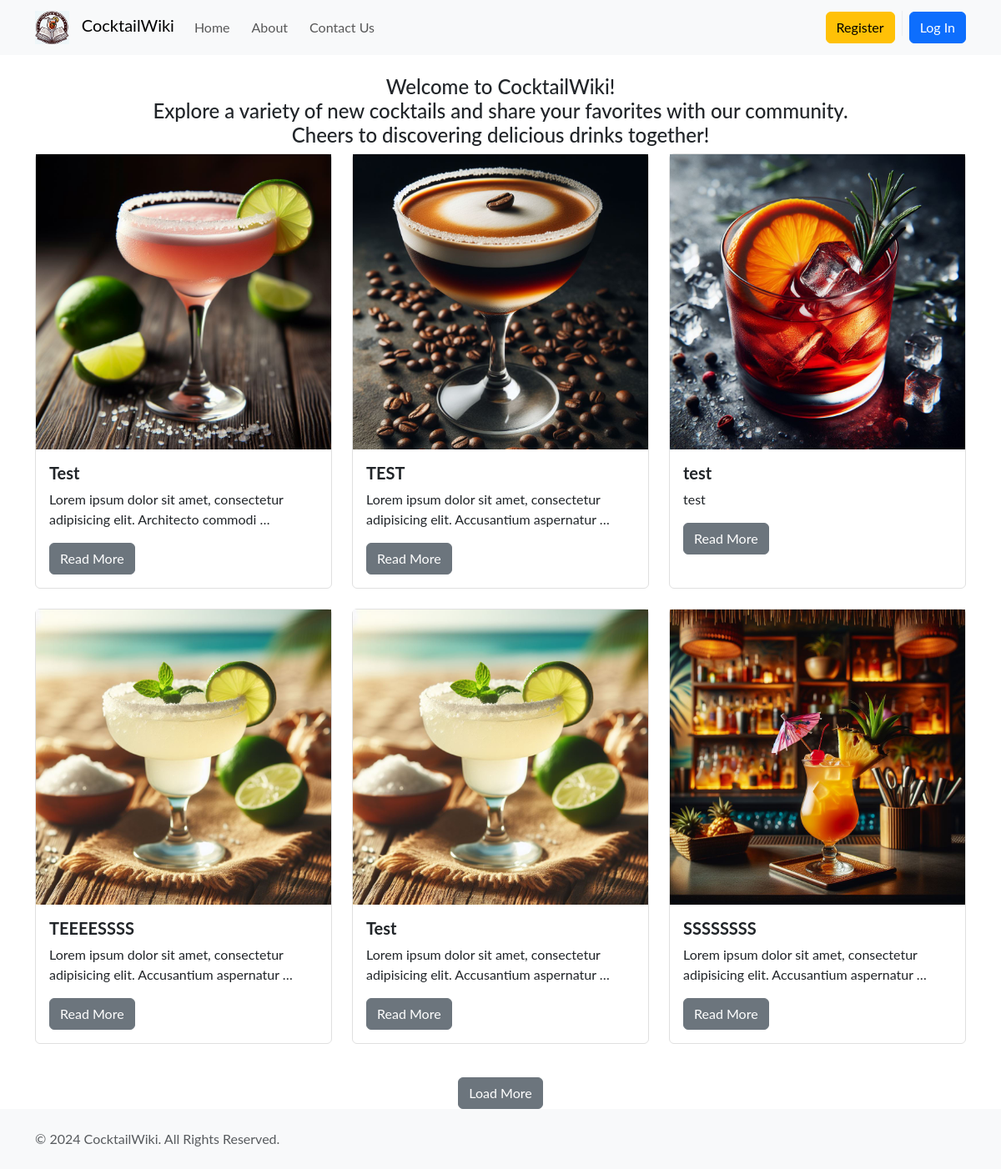
The app's page /, older data.
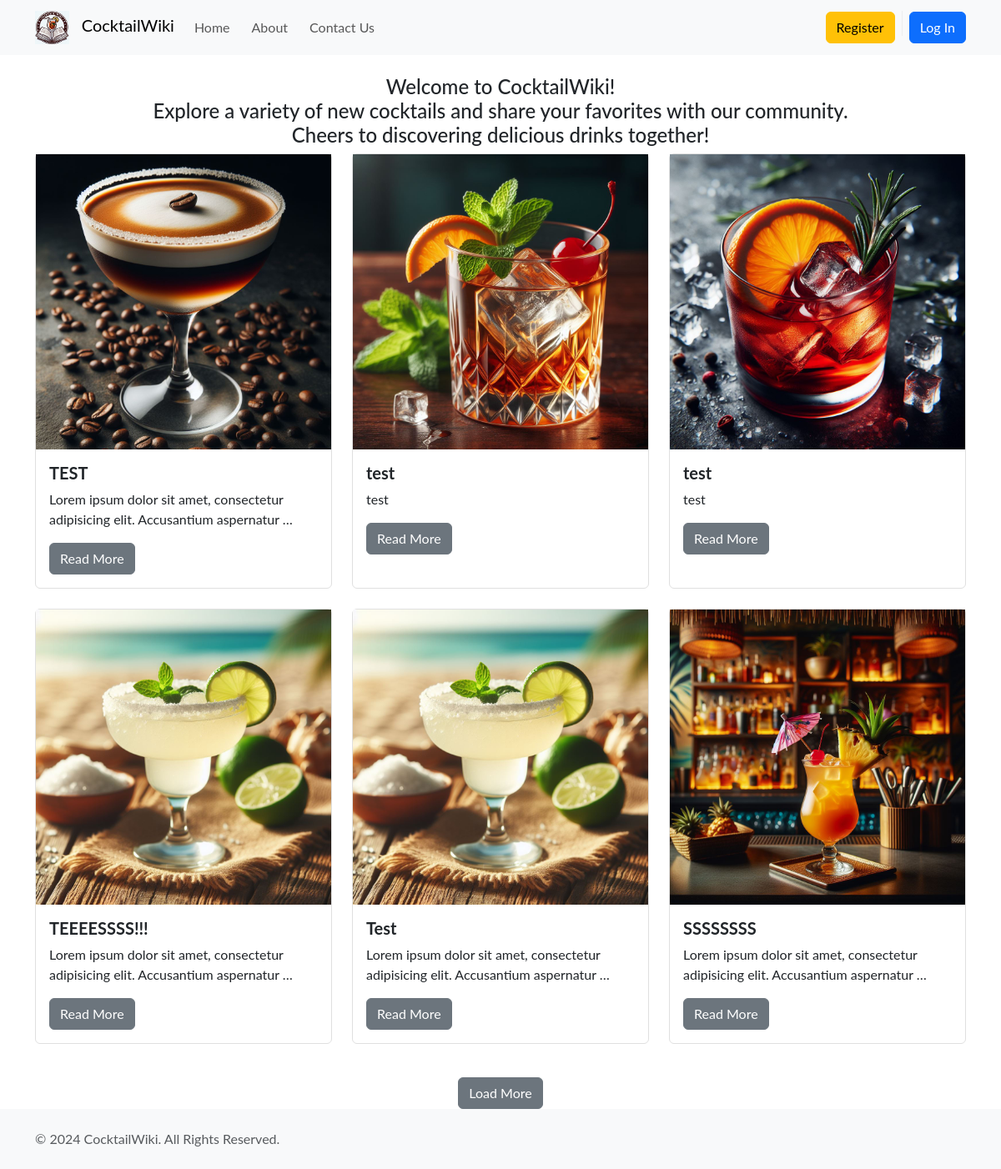
The same page, newer data.
### main/models.py (models this page shows, shortened)
class Post(models.Model):
    STATUS_POST = (
        (0, "Created"),
        (1, "Published"),
        (2, "Denied")
    )
    title = models.CharField(max_length=2500)
    content = models.TextField()
    image = models.ImageField('Image', null=False, upload_to='media')
    author = models.ForeignKey(User, on_delete=models.CASCADE)
    created_at = models.DateTimeField(auto_now_add=True)
    status = models.IntegerField(STATUS_POST, default=0)

### main/views.py (the view)
# urls.py: path('', views.index, name='index'),
def index(request):
    posts = Post.objects.filter(status=1).order_by('created_at')
    paginator = Paginator(posts, 6)
    page_number = request.GET.get('page', 1)
    page_obj = paginator.get_page(page_number)
    return render(request, 'main/index.html', {'posts': page_obj})

### main/context_processors.py (called while the page is built)
def moderator_status(request):
    is_moderator = request.user.groups.filter(name='Administrator').exists() if request.user.is_authenticated else False
    return {'is_moderator': is_moderator}

### main/templates/main/index.html (shortened to what this page needs)
{% extends 'main/layout.html'%}
{% block content %}
<div class="content">
 {% if user.is_authenticated %}
            {% else %}
    <div class="text-center">
        <p class="h4">Welcome to CocktailWiki!<br> Explore a variety of new cocktails and share your favorites with our community.<br> Cheers to discovering delicious drinks together!</p>
    </div>
            {% endif %}
    <div id="posts-container" class="row">
        {% for post in posts %}
        <div class="col-md-4 col-12 mb-4">
            <div class="card h-100">
                <img class="card-image-top" src="{{ post.image.url }}" alt="{{ post.title }}">
                <div class="card-body">
                    <h5 class="card-title title-page">{{ post.title }}</h5>
                    <p class="card-text">{{ post.content|truncatewords:10 }}</p>
                    <a href="{% url 'post_detail' post.id %}" class="btn btn-secondary">Read More</a>
                </div>
            </div>
        </div>
        {% endfor %}
    </div>
    {% if posts.has_next %}
    <div class="text-center">
        <button id="load-more" class="btn btn-secondary mt-3">Load More</button>
    </div>
    {% endif %}
</div>
{% endblock %}

Row changes from the older to the newer data that the page shows:
removed Post: image (picture), title "Test", content "Lorem ipsum dolor sit amet, consectetur adipisicing elit. Architecto commodi …"
now on this page (row edited): Post: image (picture), title "test", content "test"
changed Post: title "TEEEESSSS" → "TEEEESSSS!!!"
